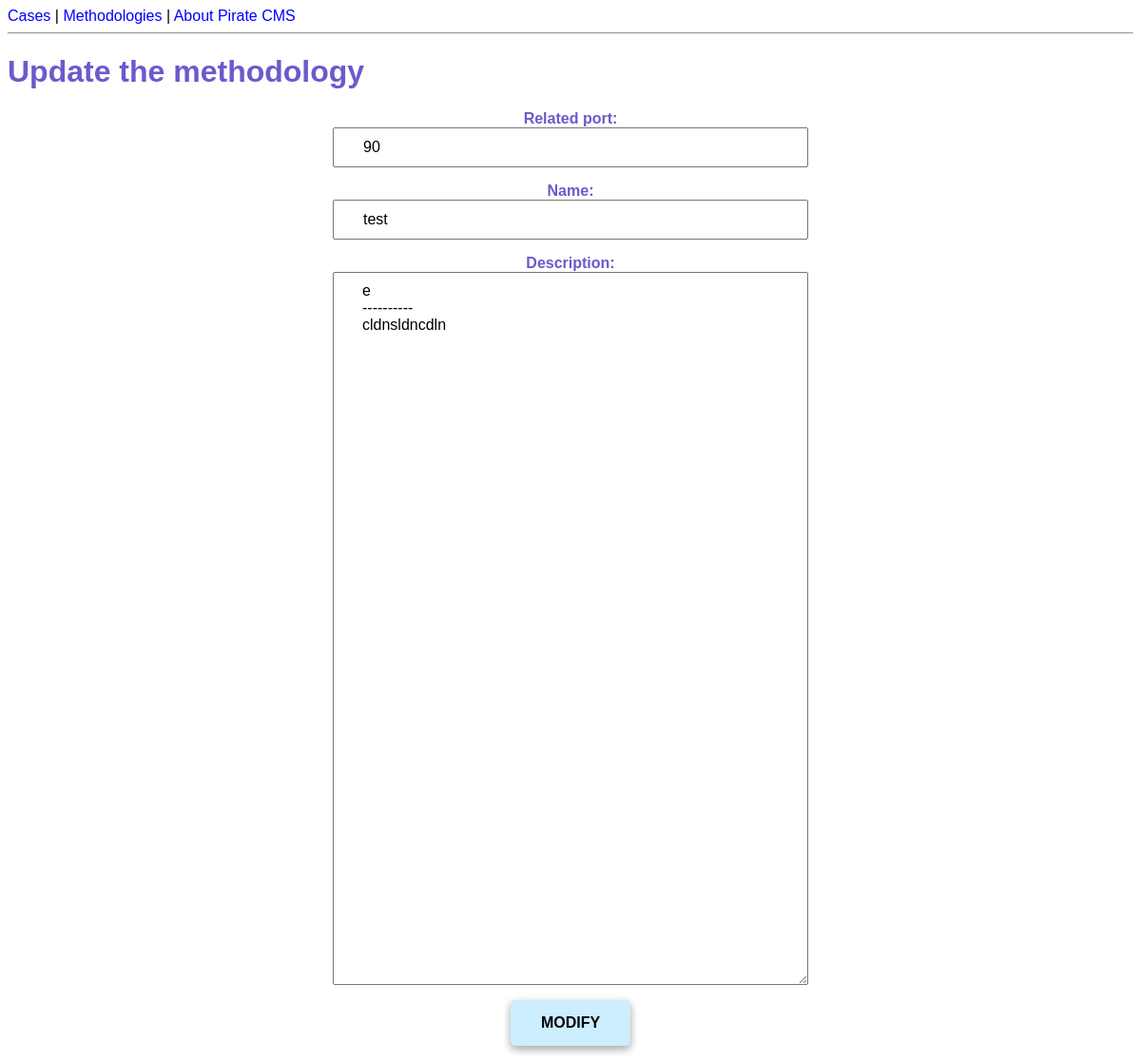
The page /methodologies/3/update/ on the database as committed earlier.
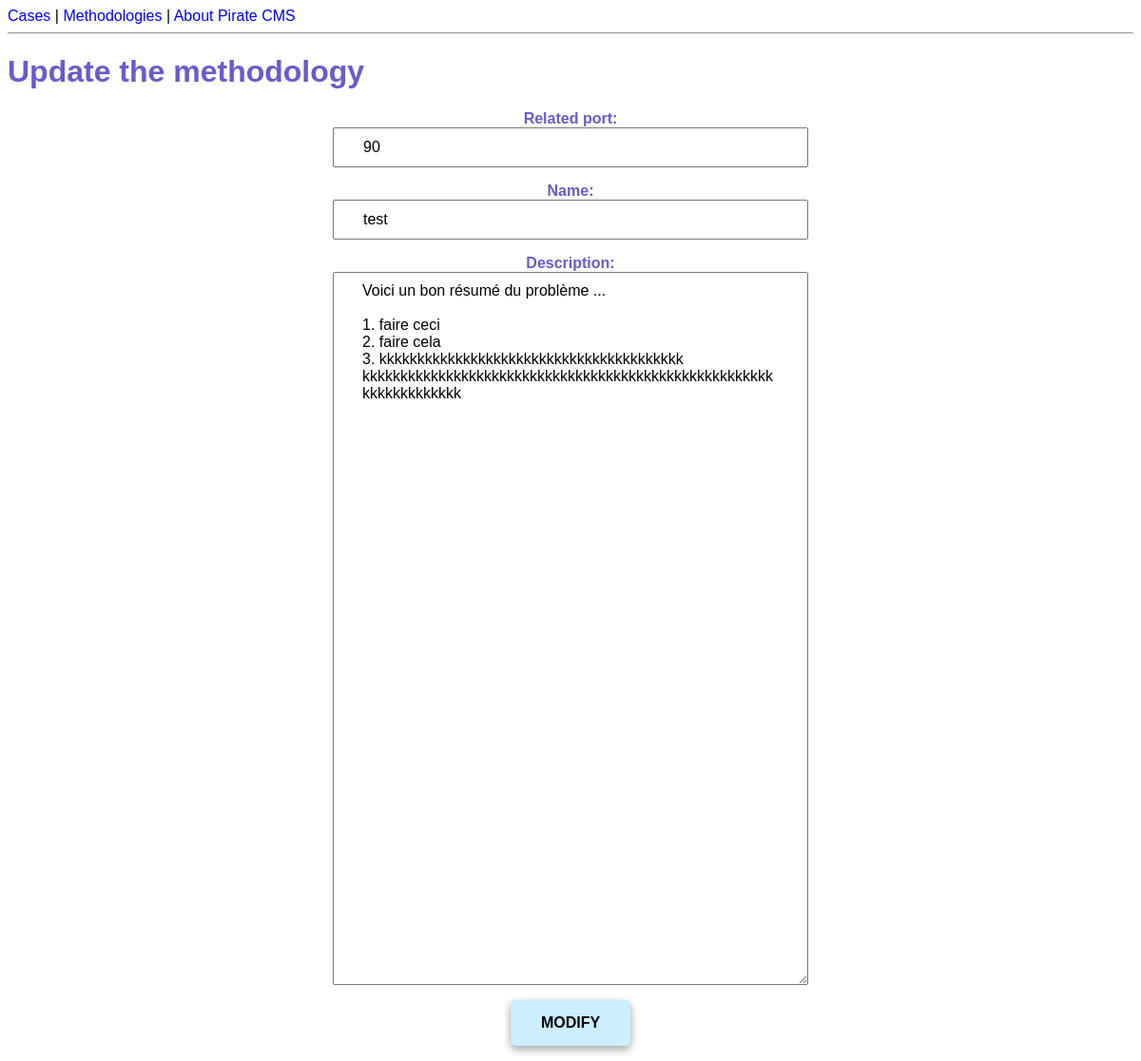
The same page on the database as committed later.
### cms/models.py (models this page shows, shortened)
class Methodology(models.Model):
    related_port = models.fields.IntegerField(null=True, validators=[MaxValueValidator(65535)])
    name = models.fields.CharField(max_length=250, null=True, blank=True)
    description = models.fields.CharField(max_length=10000, null=True, blank=True)

### cms/views.py (the view)
# urls.py: path('methodologies/<int:id>/update/', views.methodology_update, name='update-methodology'),
def methodology_update(request, id):
    methodology = Methodology.objects.get(id=id)
    if request.method == 'POST':
        form = MethodologyUpdateForm(request.POST, instance=methodology)
        if form.is_valid():
            form.save()
            messages.add_message(request, messages.INFO, "The method has been updated successfully ...")
            return redirect('methodologies-list') # TODO rediriger vers le détail
    else:
        form = MethodologyUpdateForm(instance=methodology)
    return render(request, 'cms/methodology_update.html', {'methodology': methodology, 'form': form})

### cms/forms.py
class MethodologyUpdateForm(forms.ModelForm):
    class Meta:
        model = Methodology
        fields = ['related_port', 'name', 'description']
        widgets = {
            'related_port': forms.NumberInput(attrs={
                'class': "form-control",
                'style': STYLE_PARAMETERS,
                'placeholder': 'Port',
                }),
            'name': forms.TextInput(attrs={
                'class': "form-control",
                'style': STYLE_PARAMETERS,
                'placeholder': 'Name',
                }),
            'description': forms.Textarea(attrs={
                'class': "form-control",
                'style': STYLE_PARAMETERS,
                'placeholder': 'Description'
                })
        }

### cms/templates/cms/methodology_update.html (shortened to what this page needs)
{% extends 'cms/base.html' %}
{% load static %}
{% block content %}
<h1>Update the methodology</h1>
<div class="method_form">
    <form action="" method="post">
        {{ form.as_p }}
        <input type="submit" value="MODIFY" class="submit_btn">
    </form>
</div>
{% endblock %}

Rows that differ between the two databases and show on the page:
changed Methodology "test": description "e ---------- cldnsldncdln" → "Voici un bon résumé du problème ... 1. faire ceci 2. faire cela 3. kkkkkkkkkkkkkkkkkkkkkkkkkkkkkkkkkkkkkkkk kkkkkkkkkkkkkkkkkkkkkkkkkkkkkkkkkkkkkkkkkkkkkkkkkkkkkkkkkkkkkkkkkkk"
